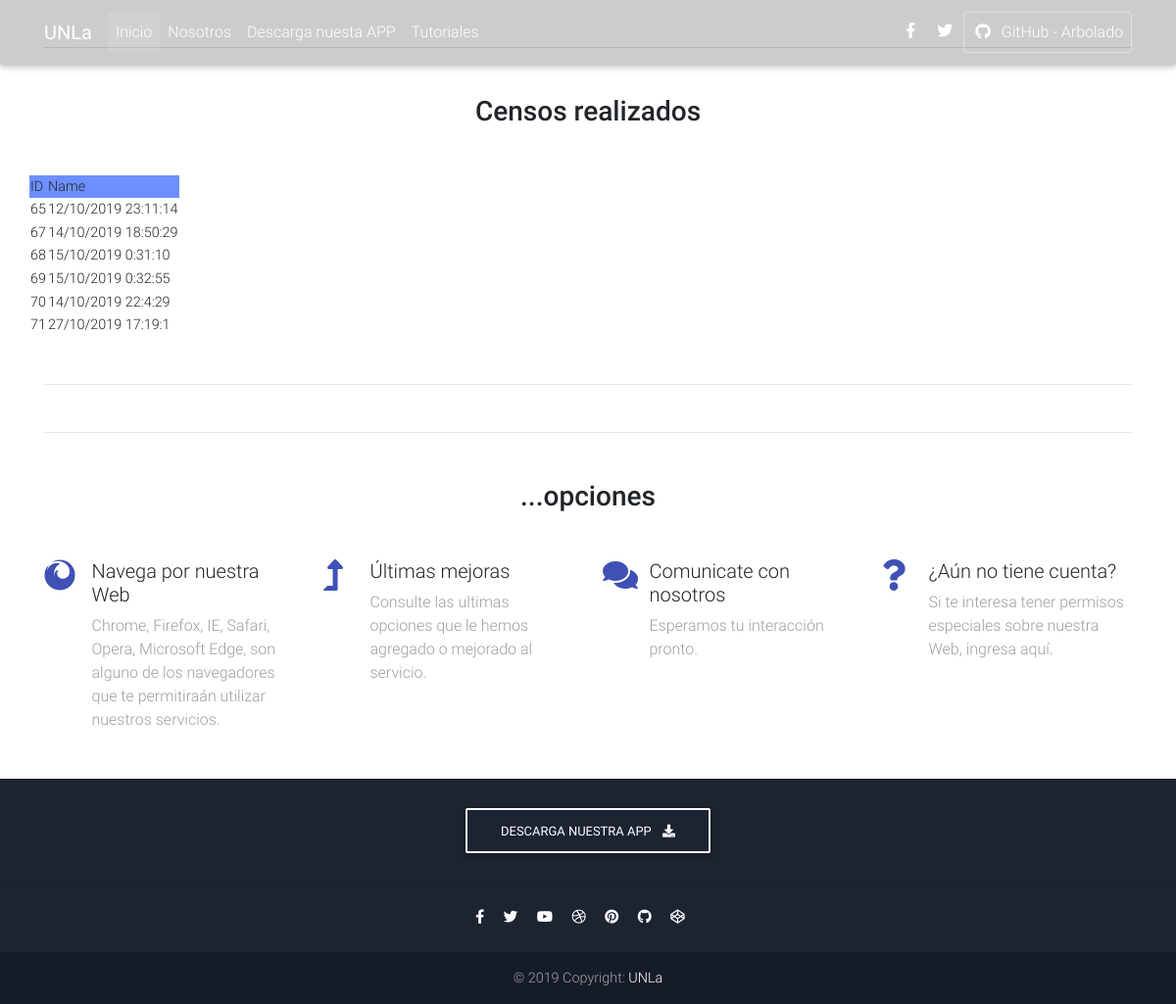
/ArboladoUrbanoUnla/indexConsulta.php, run on an earlier commit of the app's database.
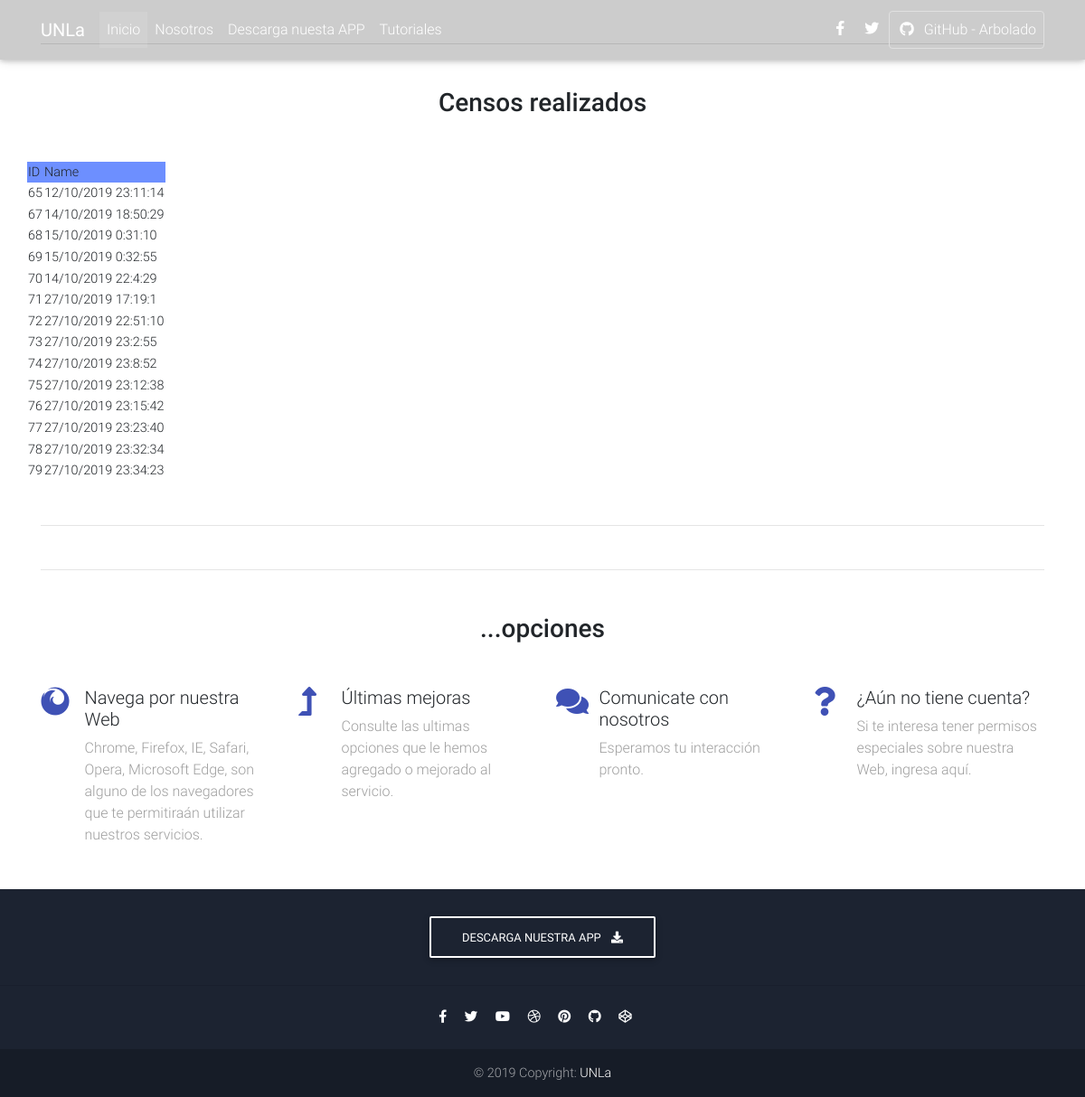
And on a later commit of the database.
### tables this page shows
CREATE TABLE `censo` (
  `idCenso` int(11) NOT NULL,
  `fechaHora` text NOT NULL
);

### ArboladoUrbanoUnla/indexConsulta.php (the view, shortened to what this page needs)
<!DOCTYPE html>
<html lang="en">
<head>
  <link rel="stylesheet" href="https://use.fontawesome.com/releases/v5.8.2/css/all.css">
  <link href="css/bootstrap.min.css" rel="stylesheet">
  <link href="css/mdb.min.css" rel="stylesheet">
  <link href="css/style.min.css" rel="stylesheet">
</head>
<body>
  <nav class="navbar fixed-top navbar-expand-lg navbar-dark scrolling-navbar">
    <div class="container">
      <a class="navbar-brand" href="https://www.unla.edu.ar" target="_blank">
        <strong>UNLa</strong>
      </a>
      <div class="collapse navbar-collapse" id="navbarSupportedContent">
        <ul class="navbar-nav mr-auto">
          <li class="nav-item active">
            <a class="nav-link" href="#">Inicio
            </a>
          </li>
          <li class="nav-item">
            <a class="nav-link" href="" target="_blank">Nosotros</a>
          </li>
          <li class="nav-item">
            <a class="nav-link" href="" target="_blank">Descarga nuesta APP</a>
          </li>
          <li class="nav-item">
            <a class="nav-link" href="" target="_blank">Tutoriales</a>
          </li>
        </ul>
        <ul class="navbar-nav nav-flex-icons">
          <li class="nav-item">
            <a href="https://www.facebook.com/" class="nav-link" target="_blank">
              <i class="fab fa-facebook-f"></i>
            </a>
          </li>
          <li class="nav-item">
            <a href="https://twitter.com/" class="nav-link" target="_blank">
              <i class="fab fa-twitter"></i>
            </a>
          </li>
          <li class="nav-item">
            <a href="https://github.com/" class="nav-link border border-light rounded"
              target="_blank">
              <i class="fab fa-github mr-2"></i>GitHub - Arbolado
            </a>
          </li>
        </ul>
      </div>
    </div>
  </nav>
  <main>
    <div class="container">
      <hr class="my-5">
      <section>
        <h3 class="h3 text-center mb-5">Censos realizados</h3>
        <div class="row wow fadeIn">
         <?php
$servername = "localhost";
$username = "id11206201_mipc_24624265";
$password = "arboladoroot";
$database = "id11206201_mipc_24624265_arbolado";
$conn = new PDO("mysql:host=$servername;dbname=$database", $username, $password);
$sql = $conn->prepare("SELECT * from censo");
$sql->execute();
if($sql->rowCount()) {
?>
<table border="0">
    <tr COLSPAN=2 BGCOLOR="#6D8FFF">
        <td>ID</td>
        <td>Name</td>
    </tr>
<?php
while($row = $sql->fetch(PDO::FETCH_ASSOC)) {
?>
    <tr>
        <td><?php print($row['idCenso']); ?></td>
        <td><?php print($row['fechaHora']); ?></td>
    </tr>
<?php
}
?>
</table>
<?php
} else {
    print('There are no records at this moment.');
}?>
        </div>
      </section>
      <hr class="my-5">
      <hr class="mb-5">
      <section>
        <h2 class="my-5 h3 text-center">...opciones</h2>
        <div class="row features-small mt-5 wow fadeIn">
          <div class="col-xl-3 col-lg-6">
            <div class="row">
              <div class="col-2">
                <i class="fab fa-firefox fa-2x mb-1 indigo-text" aria-hidden="true"></i>
              </div>
              <div class="col-10 mb-2 pl-3">
                <h5 class="feature-title font-bold mb-1">Navega por nuestra Web</h5>
                <p class="grey-text mt-2">Chrome, Firefox, IE, Safari, Opera, Microsoft Edge, son alguno de los navegadores que te permitiraán utilizar nuestros servicios.
                </p>
              </div>
            </div>
          </div>
          <div class="col-xl-3 col-lg-6">
            <div class="row">
              <div class="col-2">
                <i class="fas fa-level-up-alt fa-2x mb-1 indigo-text" aria-hidden="true"></i>
              </div>
              <div class="col-10 mb-2">
                <h5 class="feature-title font-bold mb-1">Últimas mejoras</h5>
                <p class="grey-text mt-2">Consulte las ultimas opciones que le hemos agregado o mejorado al servicio.
                </p>
              </div>
            </div>
          </div>
          <div class="col-xl-3 col-lg-6">
            <div class="row">
              <div class="col-2">
                <i class="fas fa-comments fa-2x mb-1 indigo-text" aria-hidden="true"></i>
              </div>
              <div class="col-10 mb-2">
                <h5 class="feature-title font-bold mb-1">Comunicate con nosotros</h5>
                <p class="grey-text mt-2">Esperamos tu interacción pronto.
                </p>
              </div>
            </div>
          </div>
          <div class="col-xl-3 col-lg-6">
            <div class="row">
              <div class="col-2">
                <i class="fas fa-question fa-2x mb-1 indigo-text" aria-hidden="true"></i>
              </div>
              <div class="col-10 mb-2">
                <h5 class="feature-title font-bold mb-1">¿Aún no tiene cuenta?</h5>
                <p class="grey-text mt-2">Si te interesa tener permisos especiales sobre nuestra Web, ingresa aquí.
                </p>
              </div>
            </div>
          </div>
        </div>
        </div>
  </main>
  <footer class="page-footer text-center font-small mt-4 wow fadeIn">
    <div class="pt-4">
      <a class="btn btn-outline-white" href="" target="_blank"
        role="button">Descarga nuestra APP
        <i class="fas fa-download ml-2"></i>
      </a>
    </div>
    <hr class="my-4">
    <div class="pb-4">
      <a href="https://www.facebook.com/" target="_blank">
        <i class="fab fa-facebook-f mr-3"></i>
      </a>
      <a href="https://twitter.com/" target="_blank">
        <i class="fab fa-twitter mr-3"></i>
      </a>
      <a href="https://www.youtube.com/" target="_blank">
        <i class="fab fa-youtube mr-3"></i>
      </a>
      <a href="https://dribbble.com/" target="_blank">
        <i class="fab fa-dribbble mr-3"></i>
      </a>
      <a href="https://pinterest.com/" target="_blank">
        <i class="fab fa-pinterest mr-3"></i>
      </a>
      <a href="https://github.com/" target="_blank">
        <i class="fab fa-github mr-3"></i>
      </a>
      <a href="http://codepen.io/" target="_blank">
        <i class="fab fa-codepen mr-3"></i>
      </a>
    </div>
    <div class="footer-copyright py-3">
      © 2019 Copyright:
      <a href="https://www.unla.edu.ar" target="_blank"> UNLa </a>
    </div>
  </footer>
</body>
</html>

### ArboladoUrbanoUnla/indexConsulta.php (style rules this page uses)
html, body, header, .carousel { height: 100%; }

What changed in the data, as far as the page shows it:
added censo: idCenso "72", fechaHora "27/10/2019 22:51:10"
added censo: idCenso "73", fechaHora "27/10/2019 23:2:55"
added censo: idCenso "74", fechaHora "27/10/2019 23:8:52"
added censo: idCenso "75", fechaHora "27/10/2019 23:12:38"
added censo: idCenso "76", fechaHora "27/10/2019 23:15:42"
added censo: idCenso "77", fechaHora "27/10/2019 23:23:40"
added censo: idCenso "78", fechaHora "27/10/2019 23:32:34"
added censo: idCenso "79", fechaHora "27/10/2019 23:34:23"
